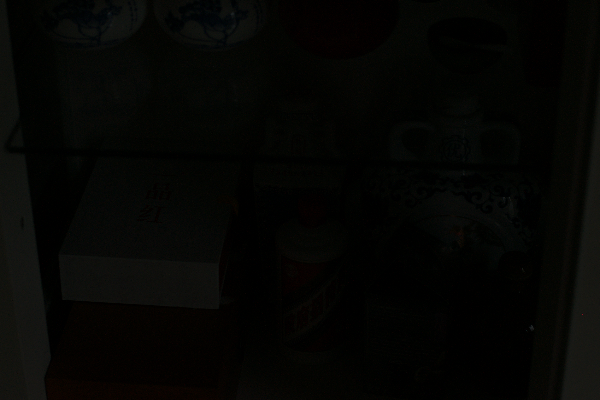
#> input picture Test_50img_LL/45.png, 600 x 400 px, found by its file name
$ jupyter execute --allow-errors TAPLT.ipynb
#> lines starting #> are read from the running program, lines starting #| are printed output that depends on the picture
[cell 1]
import cv2
import numpy as np
import matplotlib.pyplot as plt

[cell 2]
# [23 lines left out: function compute_integral_average, not called in this run]

def compute_local_mean_fast(img, window_size):
    """
    Tính local mean nhanh sử dụng box filter (không phụ thuộc vào window size).

    Args:
        img: Ảnh đầu vào [0, 1]
        window_size: Kích thước cửa sổ

    Returns:
        local_mean: Ảnh chứa giá trị trung bình cục bộ
    """
    # Sử dụng box filter của OpenCV (tối ưu hơn nhiều)
    kernel_size = (window_size, window_size)
    local_mean = cv2.boxFilter(img, -1, kernel_size, normalize=True, borderType=cv2.BORDER_REPLICATE)

    return local_mean

def compute_local_threshold(img, local_mean, k1, epsilon=1e-10):
    """
    Tính local threshold T(x,y) theo công thức trong bài báo.

    Args:
        img: Ảnh đầu vào [0, 1]
        local_mean: Local mean m(x,y)
        k1: Hệ số bias threshold
        epsilon: Giá trị nhỏ để tránh chia 0

    Returns:
        threshold: Local threshold T(x,y)
    """
    # Tính local mean deviation
    delta = np.abs(img - local_mean)

    # Tránh chia cho 0 và giá trị >= 1
    delta = np.clip(delta, 0, 1 - epsilon)

    # Công thức threshold: T(x,y) = m(x,y) * [1 + k1 * (delta/(1-delta) - 1)]
    ratio = delta / (1 - delta + epsilon)
    threshold = local_mean * (1 + k1 * (ratio - 1))

    return threshold

def tapla_transform(img, threshold, gamma, c, k, epsilon=1e-10):
    """
    Áp dụng phép biến đổi TAPLA.

    Args:
        img: Ảnh đầu vào [0, 1]
        threshold: Local threshold T(x,y)
        gamma: Hệ số gamma
        c: Hằng số độ sáng
        k: Hệ số sharpness/smoothness
        epsilon: Giá trị nhỏ để tránh log(0)

    Returns:
        enhanced: Ảnh đã tăng cường [0, 1]
    """
    # Tính d = r - T(x,y)
    d = img - threshold

    # Tính các hệ số
    brightness_factor = c * (1 + k * d)
    gamma_factor = gamma * (1 - k * d)

    # Đảm bảo không có giá trị âm khi tính power
    img_safe = np.clip(img, epsilon, 1.0)

    # Áp dụng công thức: s = c(1+kd) * r^(gamma(1-kd))
    enhanced = brightness_factor * np.power(img_safe, gamma_factor)

    # Clip về [0, 1]
    enhanced = np.clip(enhanced, 0, 1)

    return enhanced

def tapla_enhance(image, w=15, gamma=1.5, c=1.2, k=2, k1=0.1):
    """
    Hàm chính thực hiện TAPLA enhancement.

    Args:
        image: Ảnh đầu vào (uint8, grayscale hoặc color)
        w: Kích thước cửa sổ (phải là số lẻ)
        gamma: Hệ số mũ power-law
        c: Hằng số brightness
        k: Hệ số sharpness/smoothness
        k1: Hệ số bias threshold

    Returns:
        enhanced_image: Ảnh đã tăng cường (uint8)
    """
    # Đảm bảo window size là số lẻ
    if w % 2 == 0:
        w += 1

    # Chuyển sang float và chuẩn hóa về [0, 1]
    img_normalized = image.astype(np.float32) / 255.0

    # Xử lý ảnh màu
    if len(img_normalized.shape) == 3:
        # Tách các kênh
        channels = cv2.split(img_normalized)
        enhanced_channels = []

        # Áp dụng TAPLA cho từng kênh
        for channel in channels:
            # Tính local mean
            local_mean = compute_local_mean_fast(channel, w)

            # Tính local threshold
            threshold = compute_local_threshold(channel, local_mean, k1)

            # Áp dụng transform
            enhanced_channel = tapla_transform(channel, threshold, gamma, c, k)
            enhanced_channels.append(enhanced_channel)

        # Gộp các kênh lại
        enhanced_normalized = cv2.merge(enhanced_channels)

    # Xử lý ảnh xám
    else:
        # Tính local mean
        local_mean = compute_local_mean_fast(img_normalized, w)

        # Tính local threshold
        threshold = compute_local_threshold(img_normalized, local_mean, k1)

        # Áp dụng transform
        enhanced_normalized = tapla_transform(img_normalized, threshold, gamma, c, k)

    # Chuyển về uint8 [0, 255]
    enhanced_image = (enhanced_normalized * 255).astype(np.uint8)

    return enhanced_image

# ==================== MAIN DEMO ====================
if __name__ == "__main__":
    # Đọc ảnh mẫu (thay đổi đường dẫn phù hợp)
    # Bạn có thể thử với ảnh xám hoặc màu

    # Tạo ảnh test (ảnh tối với low contrast)
    img = cv2.imread("D:\\Huce\\XLA\\LoLI-Street Dataset\\Test_50img_LL\\45.png")  # Thay bằng ảnh của bạn
#> img is the input picture: shape (400, 600, 3); mean B, G, R 3.4, 5.4, 5

    # Nếu không có ảnh, tạo ảnh test
    if img is None:
        print("Tạo ảnh test mẫu...")
        # Tạo ảnh với gradient và noise
        h, w = 400, 400
        img = np.zeros((h, w), dtype=np.uint8)
        for i in range(h):
            img[i, :] = int(50 + 100 * i / h)  # Gradient tối
        # Thêm noise
        noise = np.random.normal(0, 15, img.shape).astype(np.int16)
        img = np.clip(img.astype(np.int16) + noise, 0, 255).astype(np.uint8)

        # Thêm một số vùng tối hơn
        cv2.rectangle(img, (50, 50), (150, 150), 30, -1)
        cv2.circle(img, (300, 300), 50, 200, -1)

    # Chuyển sang grayscale nếu là ảnh màu (hoặc giữ nguyên)
    if len(img.shape) == 3:
        img_gray = cv2.cvtColor(img, cv2.COLOR_BGR2GRAY)
    else:
        img_gray = img.copy()

    print("Đang xử lý TAPLA enhancement...")

    # Thử các tham số khác nhau
    configs = [
        {"name": "Contrast Enhancement", "w": 15, "gamma": 1.5, "c": 1.2, "k": 2, "k1": 0.1},
        {"name": "Edge Sharpening", "w": 11, "gamma": 2.5, "c": 1.0, "k": 2, "k1": 0.06},
        {"name": "Brightness Boost", "w": 15, "gamma": 0.6, "c": 1.5, "k": 2, "k1": 0.2},
    ]

    # Hiển thị kết quả
    plt.figure(figsize=(15, 10))

    plt.subplot(2, 3, 1)
    plt.imshow(img_gray, cmap='gray')
    plt.title('Original Image')
    plt.axis('off')

    for idx, config in enumerate(configs):
        enhanced = tapla_enhance(
            img_gray,
            w=config["w"],
            gamma=config["gamma"],
            c=config["c"],
            k=config["k"],
            k1=config["k1"]
        )

        plt.subplot(2, 3, idx + 2)
        plt.imshow(enhanced, cmap='gray')
        plt.title(f'{config["name"]}\nw={config["w"]}, γ={config["gamma"]}, c={config["c"]}, k={config["k"]}, k1={config["k1"]}')
        plt.axis('off')
#> this loop made 3 passes
#> pass 1, in tapla_enhance, `img_normalized = image.astype(np.float32) / 255.0`:
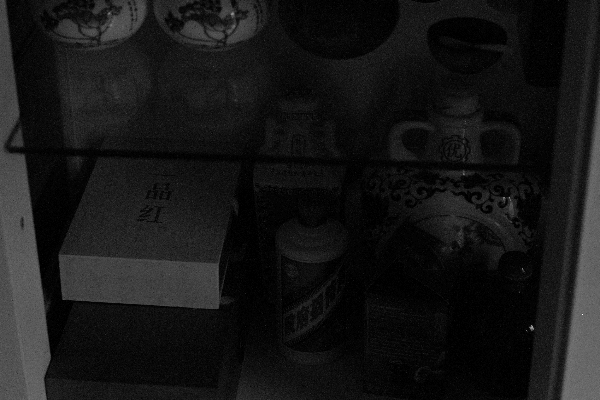
#> img_normalized: shape (400, 600) float32; min 0, max 0.22, mean 0.0198; drawn with min black and max white
#> pass 1, in compute_local_mean_fast, `local_mean = cv2.boxFilter(img, -1, kernel_size, normalize=True, borde..`:
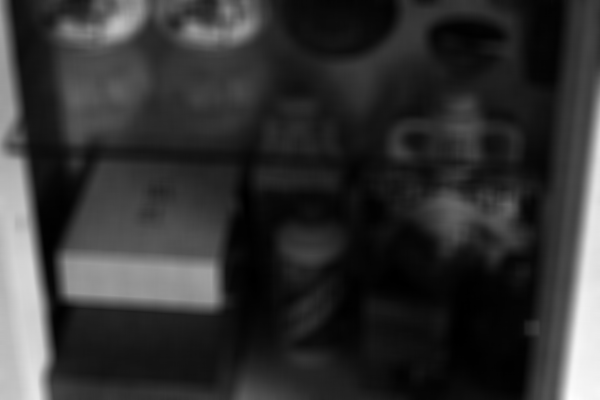
#> local_mean: shape (400, 600) float32; min 0.0011, max 0.094, mean 0.0198; drawn with min black and max white
#> pass 1, in compute_local_threshold, `delta = np.abs(img - local_mean)`:
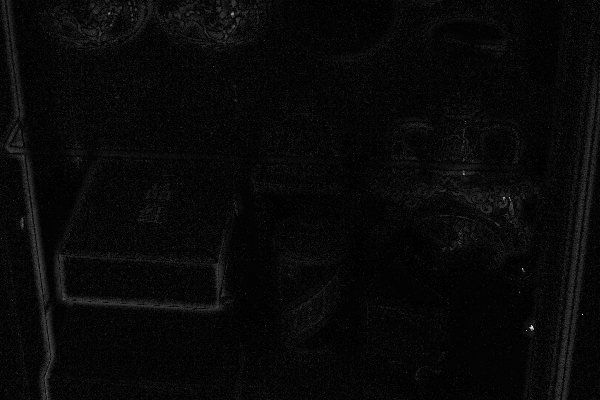
#> delta: shape (400, 600) float32; min 0, max 0.131, mean 0.00453; drawn with min black and max white

    # Histogram comparison
    plt.subplot(2, 3, 5)
    plt.hist(img_gray.ravel(), bins=256, range=(0, 256), alpha=0.7, label='Original')
    plt.hist(enhanced.ravel(), bins=256, range=(0, 256), alpha=0.7, label='Enhanced')
    plt.legend()
    plt.title('Histogram Comparison')
    plt.xlabel('Pixel Value')
    plt.ylabel('Frequency')

    plt.tight_layout()
    plt.savefig('tapla_results.png', dpi=150, bbox_inches='tight')
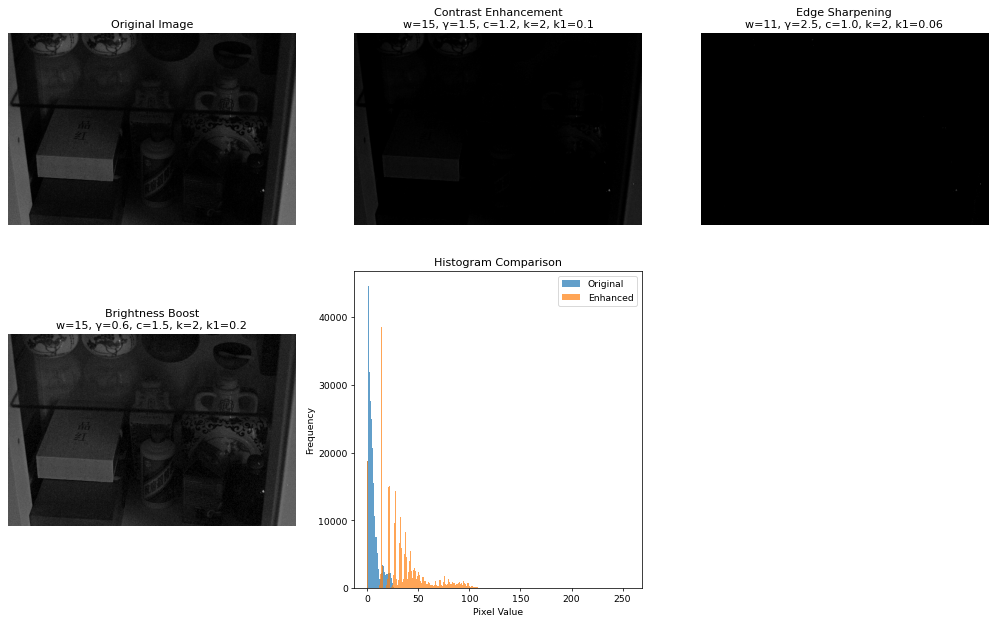
#> figure drawn by matplotlib, 5 panels; panel 5: tallest bar 44520 high, from x = 1 to 2; panel 5: tallest bar 38606 high, from x = 13 to 14
    plt.show()

    print("✓ Hoàn thành! Kết quả đã được lưu vào 'tapla_results.png'")
    print("\nHướng dẫn điều chỉnh tham số:")
    print("- w (window size): 7-31, tăng để smooth hơn")
    print("- gamma: <1 làm sáng, >1 làm tối, điều chỉnh contrast")
    print("- c: >1 tăng brightness tổng thể")
    print("- k: >0 sharpen edges, <0 smooth image")
    print("- k1: 0-0.3, điều chỉnh ngưỡng adaptive (cao hơn = ít vùng được enhance)")

$ run again, with Test_50img_LL/12.png copied over Test_50img_LL/45.png
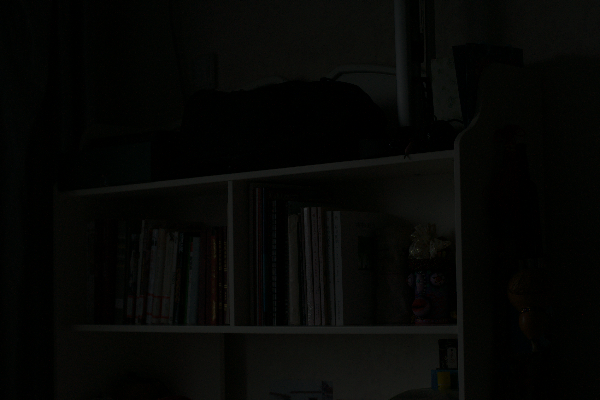
#> input picture Test_50img_LL/12.png, 600 x 400 px, found by its file name
#> img is the input picture: shape (400, 600, 3); mean B, G, R 5, 6.8, 6.1
#> the loop `for idx, config in enumerate(configs):` made 3 passes
#> pass 1, in compute_local_mean_fast, `local_mean = cv2.boxFilter(img, -1, kernel_size, normalize=True, borde..`:
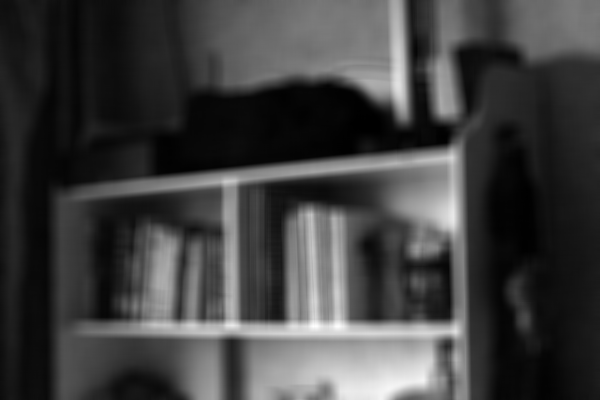
#> local_mean: shape (400, 600) float32; min 0.00108, max 0.0958, mean 0.025; drawn with min black and max white
#> `plt.hist(enhanced.ravel(), bins=256, range=(0, 256), alpha=0.7, label=..`:
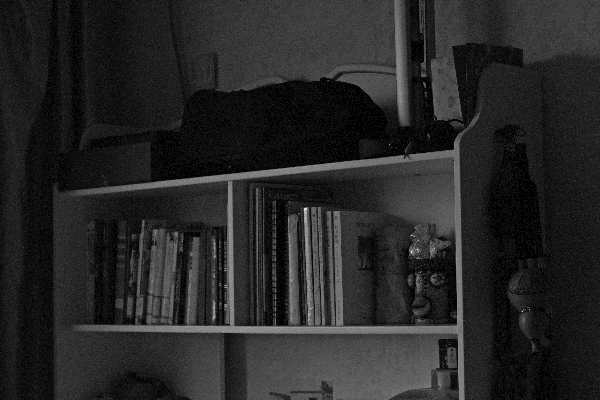
#> enhanced: shape (400, 600); min 0, max 255, mean 38.6

$ run again, with Test_50img_LL/13.png copied over Test_50img_LL/45.png
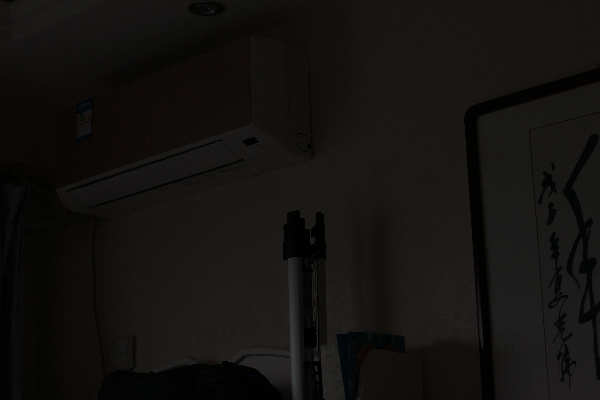
#> input picture Test_50img_LL/13.png, 600 x 400 px, found by its file name
#> img is the input picture: shape (400, 600, 3); mean B, G, R 16, 18, 20.1
#> the loop `for idx, config in enumerate(configs):` made 3 passes
#> pass 1, in compute_local_mean_fast, `local_mean = cv2.boxFilter(img, -1, kernel_size, normalize=True, borde..`:
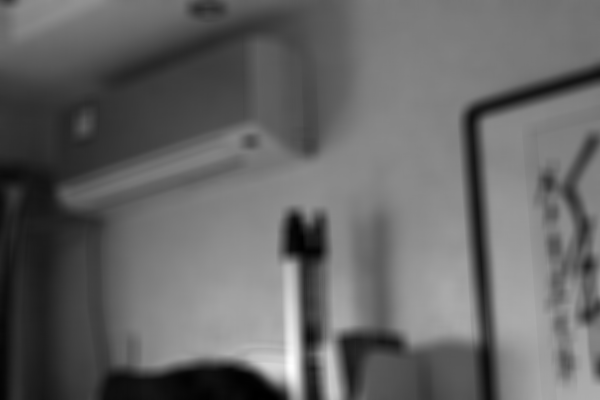
#> local_mean: shape (400, 600) float32; min 0.00382, max 0.175, mean 0.0721; drawn with min black and max white
#> pass 1, in compute_local_threshold, `delta = np.abs(img - local_mean)`:
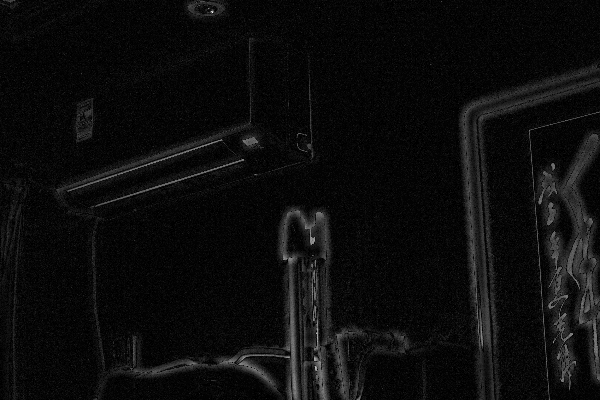
#> delta: shape (400, 600) float32; min 0, max 0.148, mean 0.00753; drawn with min black and max white
